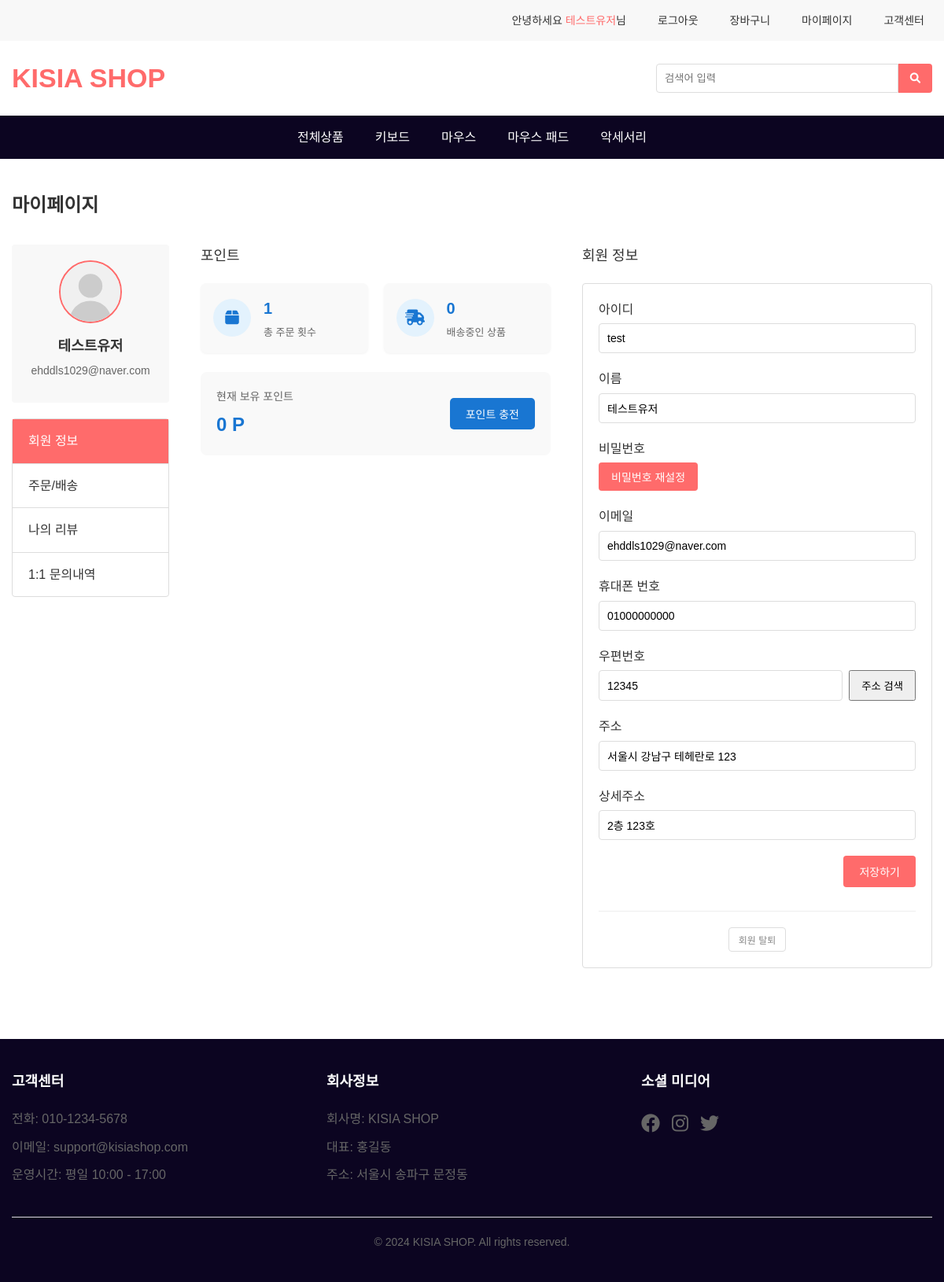
The page /mainmenu/mypage.php (signed in) on the database its author committed.
### tables this page shows
CREATE TABLE IF NOT EXISTS users (
    id INT AUTO_INCREMENT PRIMARY KEY,
    userId VARCHAR(50) NOT NULL UNIQUE,
    email VARCHAR(100) NOT NULL,
    password VARCHAR(255) NOT NULL,
    name VARCHAR(50) NOT NULL,
    phone VARCHAR(20),
    address VARCHAR(255),
    postcode VARCHAR(10),
    address_detail VARCHAR(255),
    point INT DEFAULT 0,
    role VARCHAR(10) NOT NULL DEFAULT 'USER',
    created_at DATETIME DEFAULT CURRENT_TIMESTAMP
);

### mainmenu/queries/get_mypage_user.php (called while the page is built, shortened)
<?php
    require_once '/var/www/html/mainmenu/common/db.php';
    $userId = isset($_SESSION['id']);
    $sql = "SELECT * FROM users WHERE id = ?";
    $stmt = mysqli_prepare($conn, $sql);
    mysqli_stmt_bind_param($stmt, "i", $userId);
    mysqli_stmt_execute($stmt);
    $result = mysqli_stmt_get_result($stmt);
    $user = mysqli_fetch_assoc($result);
    $sql = "SELECT COUNT(*) as order_count FROM orders WHERE user_id = ?";
    $stmt = mysqli_prepare($conn, $sql);
    mysqli_stmt_bind_param($stmt, "i", $userId);
    mysqli_stmt_execute($stmt);
    $result = mysqli_stmt_get_result($stmt);
    $order_count = mysqli_fetch_assoc($result)['order_count'];
    $sql = "SELECT COUNT(*) as shipping_count FROM orders WHERE user_id = ? AND order_status = 'paid'";
    $stmt = mysqli_prepare($conn, $sql);
    mysqli_stmt_bind_param($stmt, "i", $userId);
    mysqli_stmt_execute($stmt);
    $result = mysqli_stmt_get_result($stmt);
    $shipping_count = mysqli_fetch_assoc($result)['shipping_count'];
?>

### mainmenu/mypage_profile.php (the view, shortened to what this page needs)
<?php require_once 'queries/get_mypage_user.php'; ?>
        <div class="container">
            <div class="mypage-container">
                <h2 class="page-title">마이페이지</h2>
                <div class="mypage-content">
                    <div class="mypage-sidebar">
                        <div class="profile-section">
                            <div class="profile-image">
                                <img src="profile/default-profile.svg" alt="프로필 이미지">
                            </div>
                            <div class="profile-info">
                                <h3 class="profile-name"><?php echo htmlspecialchars($user['name']); ?></h3>
                                <p class="profile-email"><?php echo htmlspecialchars($user['email']); ?></p>
                            </div>
                        </div>
                        <ul class="mypage-menu">
                            <li><a href="mypage.php?tab=mypage_profile.php" data-section="profile-edit-section" class="active">회원 정보</a></li>
                            <li><a href="mypage.php?tab=mypage_order.php" data-section="order-section">주문/배송</a></li>
                            <li><a href="mypage.php?tab=mypage_review.php" data-section="review-section">나의 리뷰</a></li>
                            <li><a href="mypage.php?tab=mypage_inquiry.php" data-section="inquiry-section">1:1 문의내역</a></li>
                        </ul>
                    </div>
                    <div class="mypage-section" id="point-section">
                        <h3>포인트</h3>
                        <div class="user-stats">
                            <div class="stat-item">
                                <div class="stat-icon">
                                    <i class="fas fa-box"></i>
                                </div>
                                <div class="stat-content">
                                    <div class="stat-value"><?php echo isset($order_count) ? number_format($order_count) : '0'; ?></div>
                                    <div class="stat-label">총 주문 횟수</div>
                                </div>
                            </div>
                            <div class="stat-item">
                                <div class="stat-icon">
                                    <i class="fas fa-shipping-fast"></i>
                                </div>
                                <div class="stat-content">
                                    <div class="stat-value"><?php echo isset($shipping_count) ? number_format($shipping_count) : '0'; ?></div>
                                    <div class="stat-label">배송중인 상품</div>
                                </div>
                            </div>
                        </div>
                        <div class="point-container">
                            <div class="current-point">
                                <div class="point-label">현재 보유 포인트</div>
                                <div class="point-value"><?php echo number_format($user['point']); ?> P</div>
                            </div>
                            <button id="btnChargePoint" class="btn-charge-point">포인트 충전</button>
                        </div>
                    </div>
                    <div class="mypage-section" id="profile-edit-section">
                        <h3>회원 정보</h3>
                        <div class="profile-edit-form">
                            <form action="queries/update_user.php" method="POST">
                                <div class="form-group">
                                    <label for="userId">아이디</label>
                                    <input type="text" id="userId" name="userId" value="<?php echo htmlspecialchars($user['userId']); ?>" readonly>
                                </div>
                                <div class="form-group">
                                    <label for="name">이름</label>
                                    <input type="text" id="name" name="name" value="<?php echo htmlspecialchars($user['name']); ?>">
                                </div>
                                <div class="form-group">
                                    <label for="password">비밀번호</label>
                                    <div class="password-reset-wrapper">
                                        <button type="button" id="btn-reset-password" class="btn-reset-password">비밀번호 재설정</button>
                                    </div>
                                </div>
                                <div class="form-group">
                                    <label for="email">이메일</label>
                                    <input type="email" id="email" name="email" value="<?php echo htmlspecialchars($user['email']); ?>">
                                </div>
                                <div class="form-group">
                                    <label for="phone">휴대폰 번호</label>
                                    <input type="tel" id="phone" name="phone" value="<?php echo $user['phone']; ?>">
                                </div>
                                <div class="form-group">
                                    <label for="postcode">우편번호</label>
                                    <div style="display:flex; gap:8px;">
                                        <input type="text" id="postcode" name="postcode" value="<?php echo htmlspecialchars($user['postcode']) ? $user['postcode'] : ''; ?>" placeholder="우편번호" readonly style="flex:1;">
                                        <button type="button" id="btn-search-address" style="flex:none; padding:8px 14px;">주소 검색</button>
                                    </div>
                                </div>
                                <div class="form-group">
                                    <label for="address">주소</label>
                                    <input type="text" id="address" name="address" value="<?php echo $user['address']; ?>" placeholder="주소" readonly>
                                </div>
                                <div class="form-group">
                                    <label for="address_detail">상세주소</label>
                                    <input type="text" id="address_detail" name="address_detail" value="<?php echo htmlspecialchars($user['address_detail']) ? $user['address_detail'] : ''; ?>" placeholder="상세주소를 입력하세요">
                                </div>
                                <div class="form-actions">
                                    <button type="submit" class="btn-save">저장하기</button>
                                </div>
                            </form>
                            <div class="withdrawal-section">
                                <form action="queries/delete_user.php" method="POST">
                                    <button type="submit" class="btn-withdrawal" onclick="return confirm('정말로 탈퇴하시겠습니까? 이 작업은 되돌릴 수 없습니다.')">회원 탈퇴</button>
                                </form>
                            </div>
                        </div>
                    </div>
                </div>
            </div>
        </div>

### mainmenu/css/style.css (style rules this page uses)
* { margin: 0; padding: 0; box-sizing: border-box; }
body { font-family: 'Noto Sans KR', sans-serif; line-height: 1.6; color: #333; }
.container { max-width: 1200px; margin: 0 auto; padding: 0 15px; }
a { text-decoration: none; color: inherit; }
ul { list-style: none; }

### mainmenu/css/mypage.css (style rules this page uses)
.mypage-container { padding: 40px 0; }
.page-title { margin-bottom: 30px; font-size: 24px; font-weight: 700; }
.mypage-content { display: flex; gap: 40px; }
.mypage-sidebar { width: 200px; flex-shrink: 0; }
.profile-section { background-color: #f8f8f8; border-radius: 4px; padding: 20px; margin-bottom: 20px; text-align: center; }
.profile-image { width: 80px; height: 80px; margin: 0 auto 15px; border-radius: 50%; overflow: hidden; border: 2px solid #ff6b6b; }
.profile-image img { width: 100%; height: 100%; object-fit: cover; }
.profile-info { margin-bottom: 10px; }
.profile-name { font-size: 18px; font-weight: 700; margin-bottom: 5px; color: #333; }
.profile-email { font-size: 14px; color: #666; }
.mypage-menu { list-style: none; padding: 0; margin: 0; border: 1px solid #ddd; border-radius: 4px; }
.mypage-menu li { border-bottom: 1px solid #ddd; }
.mypage-menu li:last-child { border-bottom: none; }
.mypage-menu a { display: block; padding: 15px 20px; color: #333; text-decoration: none; transition: all 0.3s ease; }
.mypage-menu a.active { background-color: #ff6b6b; color: white; }
.mypage-section { flex: 1; }
.mypage-section h3 { margin-bottom: 20px; font-size: 18px; font-weight: 500; }
.profile-edit-form { background-color: #fff; border: 1px solid #ddd; border-radius: 4px; padding: 20px; }
.form-group { margin-bottom: 20px; }
.form-group label { display: block; margin-bottom: 5px; font-weight: 500; color: #333; }
.form-group input { width: 100%; padding: 10px; border: 1px solid #ddd; border-radius: 4px; font-size: 14px; }
.form-actions { margin-top: 20px; text-align: right; }
.btn-save { background-color: #ff6b6b; color: white; border: none; padding: 10px 20px; border-radius: 4px; cursor: pointer; font-size: 14px; transition: background-color 0.3s; }
.point-container { display: flex; align-items: center; justify-content: space-between; padding: 20px; background: #f9f9f9; border-radius: 8px; margin-bottom: 20px; }
.current-point { display: flex; flex-direction: column; }
.point-label { font-size: 14px; color: #666; margin-bottom: 5px; }
.point-value { font-size: 24px; font-weight: 700; color: #1976d2; }
.btn-charge-point { background: #1976d2; color: white; border: none; padding: 10px 20px; border-radius: 5px; font-size: 14px; cursor: pointer; transition: background 0.2s; }
.user-stats { display: flex; margin-bottom: 24px; gap: 20px; }
.stat-item { flex: 1; display: flex; align-items: center; padding: 16px; background: #f9f9f9; border-radius: 8px; box-shadow: 0 1px 3px rgba(0,0,0,0.05); }
.stat-icon { width: 48px; height: 48px; background: #e3f2fd; border-radius: 50%; display: flex; align-items: center; justify-content: center; margin-right: 16px; color: #1976d2; font-size: 20px; }
.stat-content { flex: 1; }
.stat-value { font-size: 20px; font-weight: 600; color: #1976d2; margin-bottom: 5px; }
.stat-label { font-size: 13px; color: #666; }
.withdrawal-section { margin-top: 30px; padding-top: 20px; border-top: 1px solid #eee; text-align: center; }
.btn-withdrawal { font-size: 12px; color: #888; background: none; border: 1px solid #ddd; padding: 6px 12px; border-radius: 4px; cursor: pointer; transition: all 0.2s; }
.btn-reset-password { padding: 8px 16px; background-color: #ff6b6b; color: white; border: none; border-radius: 4px; font-size: 14px; font-weight: 500; cursor: pointer; transition: background-color 0.3s; }

### mainmenu/common/footer.php (style rules this page uses)
.container { max-width: 1200px; margin: 0 auto; padding: 0 15px; }

### rows shown on the page
users: name "테스트유저", email "ehddls1029@naver.com", point "0", userId "test", phone "01000000000", postcode "12345", address "서울시 강남구 테헤란로 123", address_detail "2층 123호"

### other values the page prints
$name "테스트유저"
$order_count "1"
$shipping_count "0"
